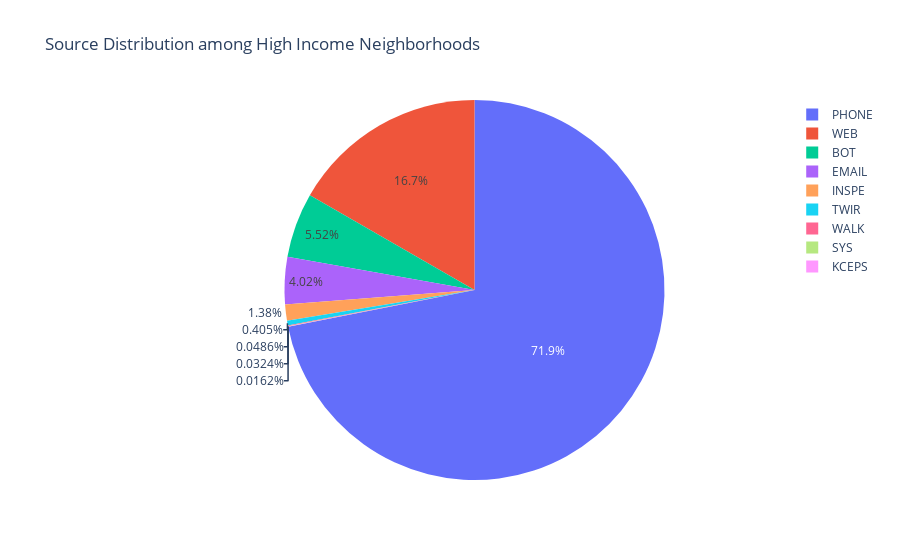

Notebook source saved alongside this figure:
### Code cell
H = pd.read_csv("H-Group2-311DataPreCOVID-Cold Season.csv")
vsH = H["SOURCE"].value_counts().to_frame()
px.pie(vsH, values='SOURCE', names=vsH.index, title="Source Distribution among High Income Neighborhoods").show()

### Figure 1 — Plotly figure (JSON) as saved in the notebook; plotly's stock layout.template omitted (floating-point values rounded to 4 significant figures)
{"data": [{"domain": {"x": [0, 1], "y": [0, 1]}, "hovertemplate": "index=%{label}<br>SOURCE=%{value}<extra></extra>", "labels": ["PHONE", "WEB", "BOT", "EMAIL", "INSPE", "TWIR", "WALK", "SYS", "KCEPS"], "legendgroup": "", "name": "", "showlegend": true, "type": "pie", "values": [4440, 1030, 341, 248, 85, 25, 3, 2, 1]}], "layout": {"legend": {"tracegroupgap": 0}, "title": {"text": "Source Distribution among High Income Neighborhoods"}}}
